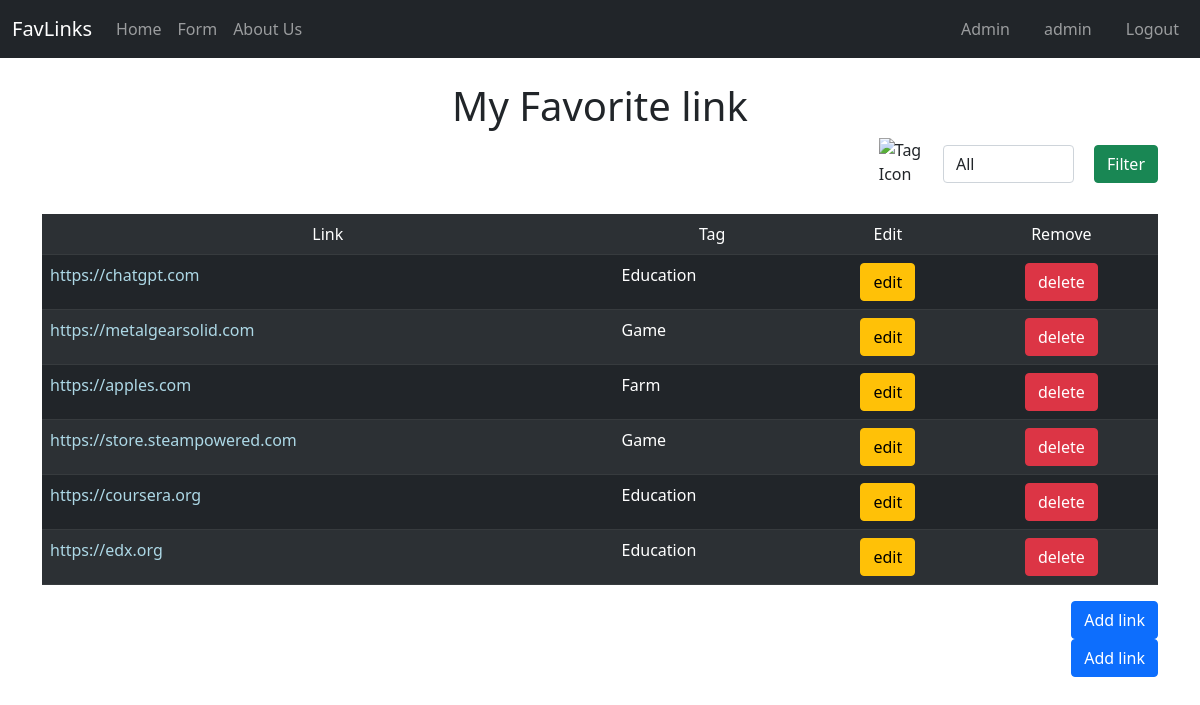
The app's page / (signed in) with its own data.
### app_general/models.py (models this page shows, shortened)
class Person(models.Model):
    name = models.CharField(max_length=50)
    tag  = models.CharField(max_length=50,blank=True)

### app_general/views.py (the view)
# urls.py: path("",views.index,name='home'),
def index(request):
    filtername = ""
    if request.method == "POST":
        filtername = request.POST["filtername"]
        print(filtername)
        if filtername:
            person = Person.objects.filter(tag=filtername)
        else:
            person = Person.objects.all()
    else:
        person = Person.objects.all()
    tags = Person.objects.values_list('tag',flat=True).distinct()
    return render(request,"index.html",{'data':person,
                                        'tags':tags,
                                        'selected_tag':tags})

### app_general/templates/index.html (shortened to what this page needs)
{% extends "base.html" %}
{% block content %}
    <center><h1>My Favorite link</h1></center>
    <div class="d-flex justify-content-end mb-4">
        <form method="post" class="d-flex align-items-center">
            <div class="form-group d-flex align-items-center">
                <div style="padding-right: 15px;">
                    <label for="filtername" class="mr-3 mb-1">
                        <img src="https://img.icons8.com/?size=100&id=3720&format=png&color=000000" alt="Tag Icon" width="20" height="20">
                    </label>
                </div>
                <select name="filtername" id="tag" class="form-control mr-3">
                    <option value="">All</option>
                </select>
            </div>
            <div style="padding-left: 20px;">
                <button type="submit" class="btn btn-success">Filter</button>
            </div>
        </form>
    </div>
    <table class="table table-dark table-striped">
        <tr>
            <td><center>Link</center></td>
            <td><center>Tag</center></td>
            <td><center>Edit</center></td>
            <td><center>Remove</center></td>
        </tr>
        {% for p in data %}
        <tr>
            <td><a href="{{p.name}}" class="custom-link" target="_blank">{{p.name}}</a></td>
            <td>{{p.tag}}</td>
            <td><center><a href="edit/{{p.id}}" class="btn btn-warning">edit</a></center></td>
            <td><center>
                <a href="delete/{{p.id}}"
                class="btn btn-danger"
                onclick = "return confirm('Do you want to delete {{p.name}} ?')"
                >delete</a></center>
            </td>
        </tr>
        {% endfor %}
    </table>
    <div class="d-flex justify-content-end">
        <a href="{% url 'form' %}" class="btn btn-primary" id="predictButton">Add link</a>
    </div>
    {% if user.is_authenticated %}
        <div class="d-flex justify-content-end">
            <a href="{% url 'form' %}" class="btn btn-primary" id="predictButton">Add link</a>
        </div>
    {% else %}
        <div class="alert alert-warning" role="alert">
            <span>To add a favorite link, you need to <a href="{% url 'login' %}">log in</a> or <a href="{% url 'register' %}">register</a></span>
        </div>
    {% endif %}
{% endblock %}

### app_general/templates/base.html (shortened to what this page needs)
<!DOCTYPE html>
<html lang="en">
<head>
    <link href="https://cdn.jsdelivr.net/npm/bootstrap@5.0.2/dist/css/bootstrap.min.css" rel="stylesheet">
</head>
<body>
    <nav class="navbar navbar-expand-lg navbar-dark bg-dark">
        <div class="container-fluid">
            <a class="navbar-brand" href="/">FavLinks</a>
            <div class="collapse navbar-collapse" id="navbarSupportedContent">
                <ul class="navbar-nav me-auto mb-2 mb-lg-0">
                    <li class="nav-item">
                        <a class="nav-link" aria-current="page" href="/">Home</a>
                    </li>
                    <li class="nav-item">
                        <a class="nav-link" href="/form">Form</a>
                    </li>
                    <li class="nav-item">
                        <a class="nav-link" href="/about">About Us</a>
                    </li>
                </ul>
                <ul class="navbar-nav ms-auto mb-2 mb-lg-0">
                    {% if user.is_authenticated %}
                    <li class="nav-item ms-3">
                        <form method="post" action="{% url 'admin:index' %}" style="display: inline;">
                            <button type="submit" class="btn btn-link nav-link" style="display: inline">Admin</button>
                        </form>
                    </li>
                    <li class="nav-item ms-3">
                        <form  action="#" style="display: inline;">
                            <button type="submit" class="btn btn-link nav-link" style="display: inline">{{ user.username }}</button>
                        </form>
                    </li>
                    <li class="nav-item ms-3">
                        <form method="post" action="{% url 'logout' %}" style="display: inline;">
                            <button type="submit" class="btn btn-link nav-link" style="display: inline">Logout</button>
                        </form>
                    </li>
                    {% endif %}
            </div>
        </div>
    </nav>
    <div class="container my-4">
        {% block content %}
        {% endblock %}
    </div>
</body>
</html>

### app_general/templates/index.html (style rules this page uses)
a.custom-link { text-decoration: none; color: lightblue; }

### records on screen
Person: name "https://chatgpt.com", tag "Education"
Person: name "https://metalgearsolid.com", tag "Game"
Person: name "https://apples.com", tag "Farm"
Person: name "https://store.steampowered.com", tag "Game"
Person: name "https://coursera.org", tag "Education"
Person: name "https://edx.org", tag "Education"

### other values on screen
{{ user.username }} "admin"
